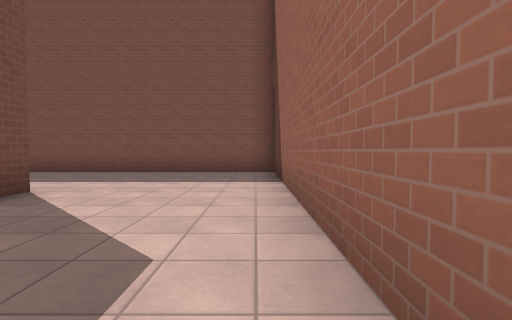
view 1 (above)

24 first-person views from a walk through a level from a Godot 3-D game. The camera is 1.2 m above the floor, tilts 2° down and sees 85° across. The floor is counted in squares, 2 m on a side. Each view is taken from the middle of a square. On the plan, view 1 faces up. The plan holds only what a view shows up to about 9 squares ahead; the rest is blank. The place goes on beyond the plan. Characters and animated objects are left out. Surface patterns are stand-ins for the level's own textures.

view 2
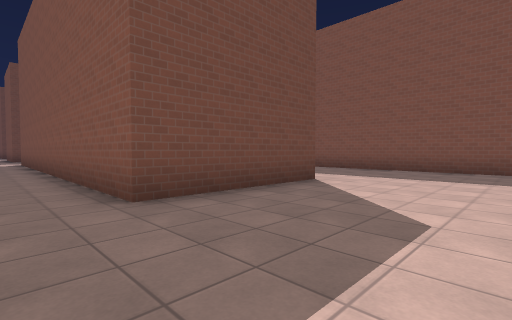

view 3
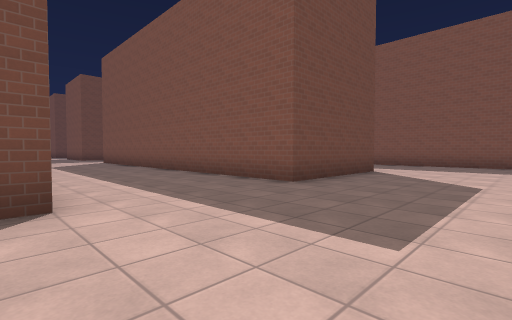

view 4
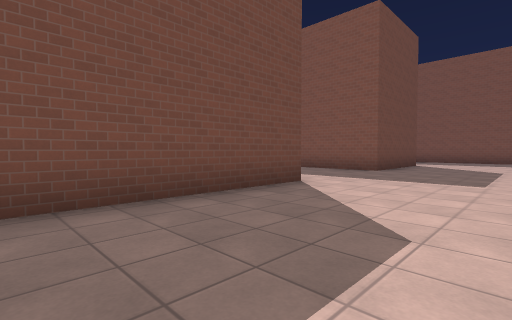

view 5
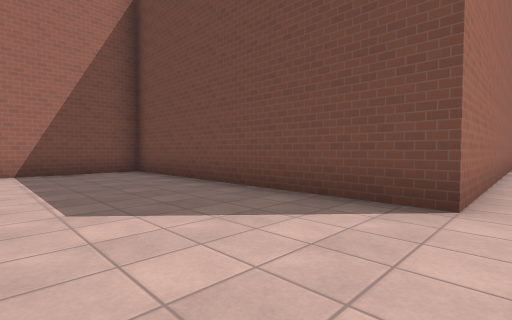

view 6
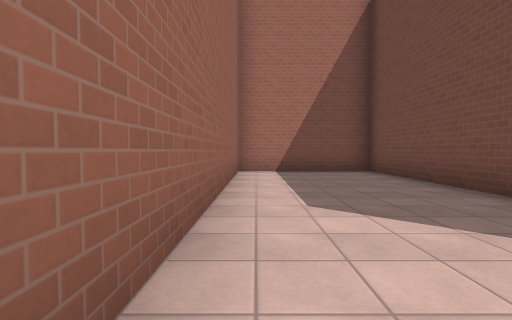

view 7
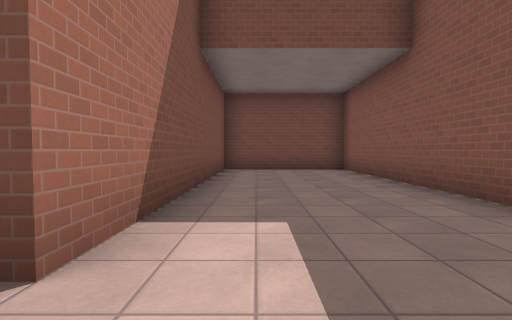

view 8
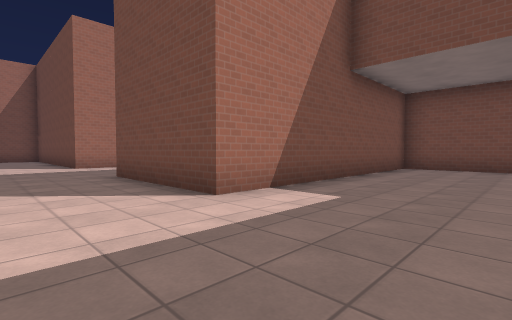

view 9
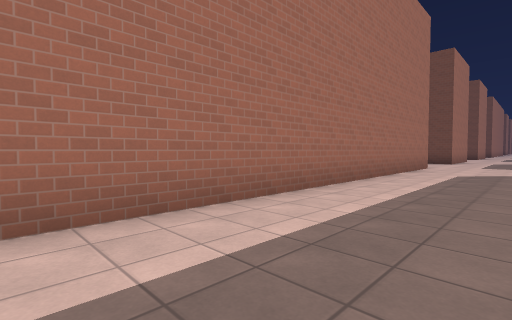

view 10
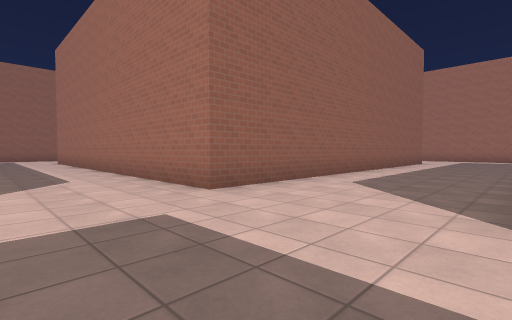

view 11
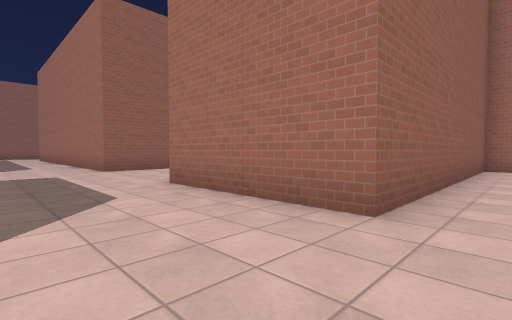

view 12
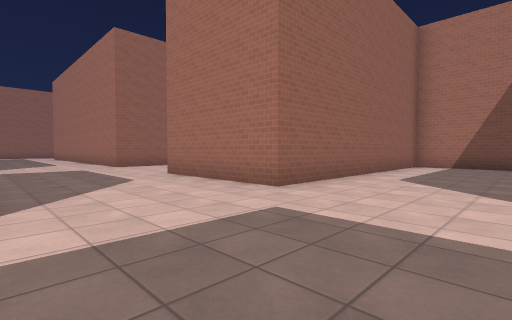

view 13
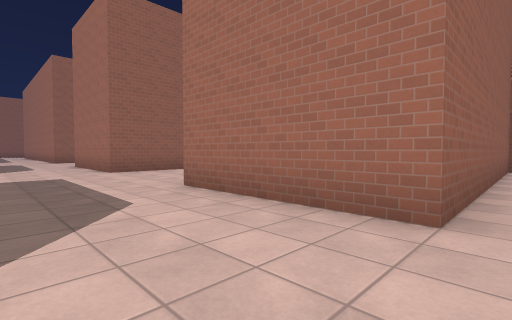

view 14
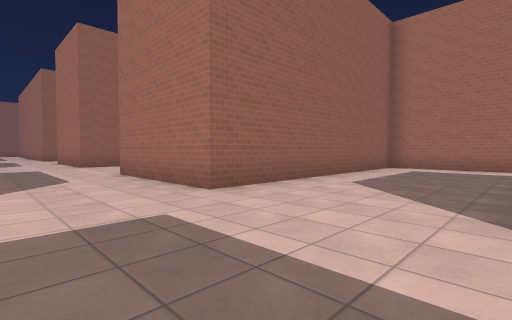

view 15
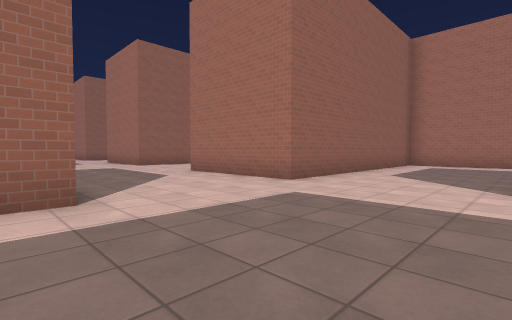

view 16
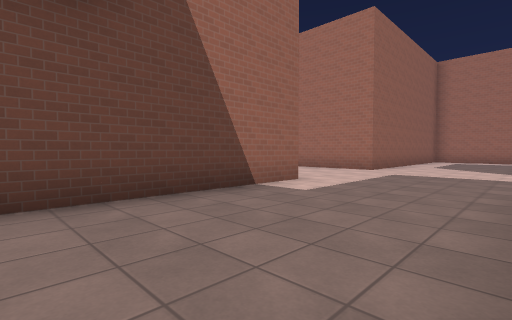

view 17
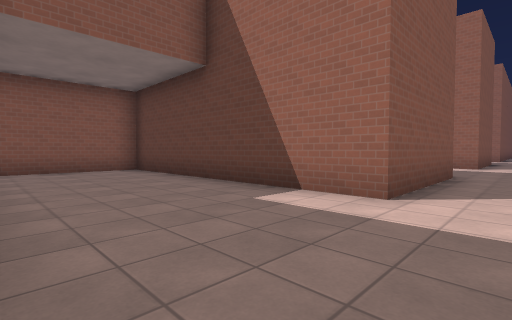

view 18
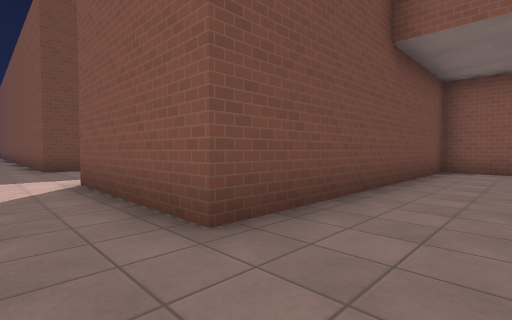

view 19
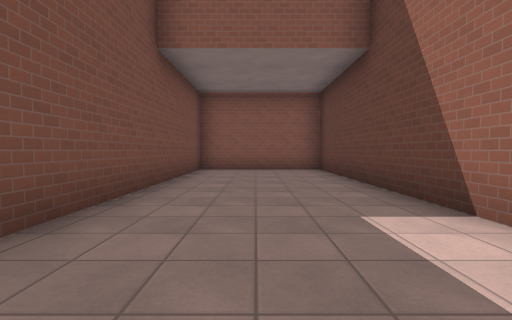

view 20
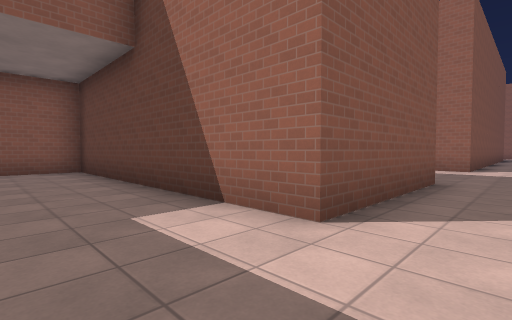

view 21
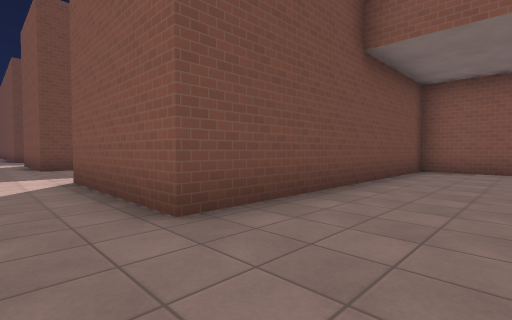

view 22
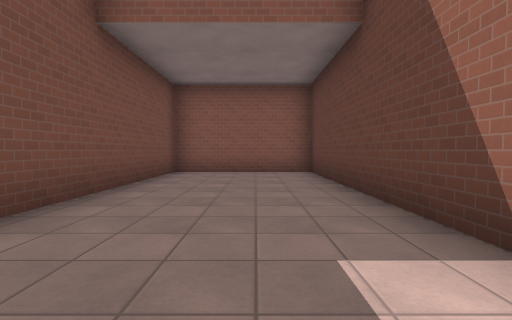

view 23
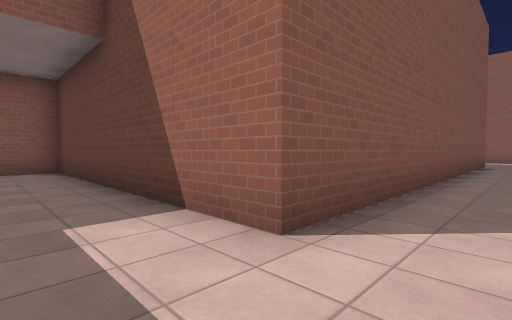

view 24
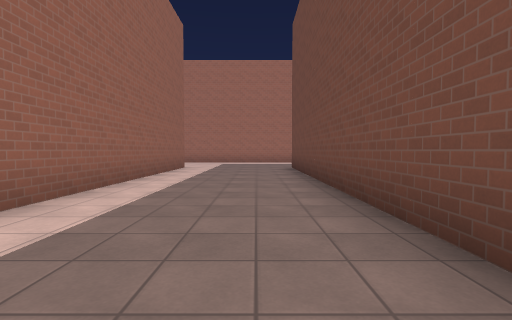

### Floor plan
Points are (right, up) in squares from view 1. A wall is a line through its corners. A room is listed if a view was taken in it or the views show most of it. See-through windows are left out.
Room 1 (views 1, 2, 3, 4, 5, 6, 7, 8, 9, 10, 11, 12, 13, 14, 15, 16, 17, 18, 19, 20, 21, 22, 23, 24)
walls: (-18.2, -6.2) (-18.2, -14); (-14.5, -14) (-14.5, -3.5) (-3.2, -3.5) (-3.2, -11) (0.5, -11) (0.5, -3.5); (-24.6, -11) (-22, -11) (-22, -3.5) (-18.2, -3.5); (0.5, 0.5) (0.5, 7.8) (-10.8, 7.8) (-10.8, 4) (-3.2, 4) (-3.2, 0.3) (-14.5, 0.3) (-14.5, 7.8) (-18.2, 7.8) (-18.2, 0.3) (-22, 0.3) (-22, 7.8) (-25.7, 7.8) (-25.7, 0.3) (-29.5, 0.3) (-29.5, 7.8) (-32.6, 7.8); (-32.6, -11) (-29.5, -11) (-29.5, -3.5) (-25.8, -3.5); (-33.2, 1.1) (-33.2, 0.3) (-34.5, 0.3)

Positions as (right, up) in squares from view 1, and headings:
1: (0, 0), facing up
2: (0, -1), facing up-left
3: (0, -4), facing up-left
4: (0, -8), facing up-left
5: (0, -3), facing down-left
6: (0, -3), facing down
7: (-2, 5), facing left
8: (-1, 7), facing down-left
9: (-4, -1), facing down-left
10: (-18, -1), facing down-right
11: (-23, -1), facing down-right
12: (-25, 0), facing down-right
13: (-30, -1), facing down-right
14: (-33, -1), facing down-right
15: (-33, 1), facing down-right
16: (-33, 5), facing down-right
17: (-33, -1), facing up-right
18: (-24, -1), facing up-left
19: (-24, -1), facing up
20: (-24, -1), facing up-right
21: (-16, -1), facing up-left
22: (-16, 0), facing up
23: (-16, -1), facing up-right
24: (-17, -5), facing down
